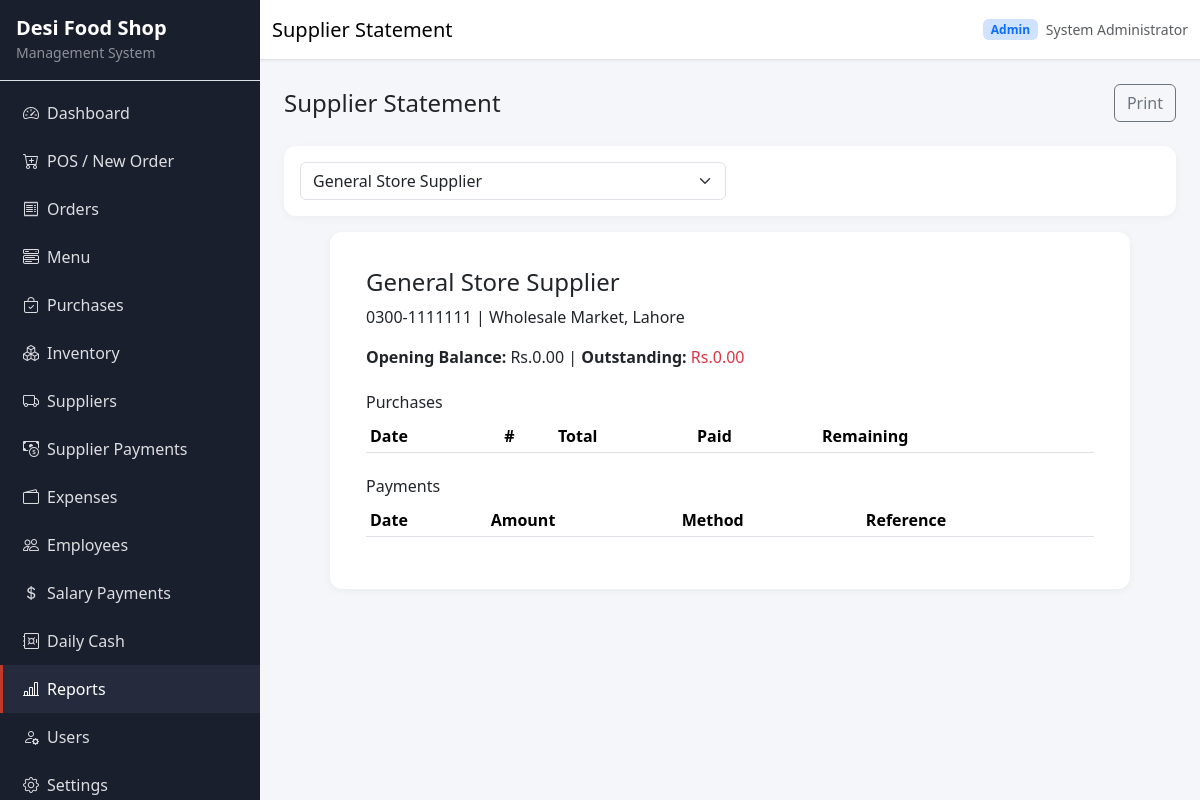
Page /reports/supplier_statement.php?supplier_id=1 (signed in) on the committed database.
### tables this page shows
CREATE TABLE users (
    id INT UNSIGNED AUTO_INCREMENT PRIMARY KEY,
    username VARCHAR(50) NOT NULL UNIQUE,
    password VARCHAR(255) NOT NULL,
    full_name VARCHAR(100) NOT NULL,
    role ENUM('admin', 'staff') NOT NULL DEFAULT 'staff',
    status ENUM('active', 'inactive') NOT NULL DEFAULT 'active',
    created_at TIMESTAMP DEFAULT CURRENT_TIMESTAMP,
    updated_at TIMESTAMP DEFAULT CURRENT_TIMESTAMP ON UPDATE CURRENT_TIMESTAMP,
    INDEX idx_users_role (role),
    INDEX idx_users_status (status)
);

CREATE TABLE suppliers (
    id INT UNSIGNED AUTO_INCREMENT PRIMARY KEY,
    name VARCHAR(150) NOT NULL,
    contact_person VARCHAR(100),
    phone VARCHAR(20),
    address TEXT,
    opening_balance DECIMAL(10,2) NOT NULL DEFAULT 0.00,
    status ENUM('active', 'inactive') NOT NULL DEFAULT 'active',
    created_at TIMESTAMP DEFAULT CURRENT_TIMESTAMP,
    updated_at TIMESTAMP DEFAULT CURRENT_TIMESTAMP ON UPDATE CURRENT_TIMESTAMP,
    INDEX idx_suppliers_status (status)
);

### includes/functions.php (called while the page is built, shortened)
<?php
require_once BASE_PATH . '/config/database.php';
function e(?string $value): string
{
    return htmlspecialchars((string) $value, ENT_QUOTES, 'UTF-8');
}
function asset(string $path): string
{
    return BASE_URL . '/assets/' . ltrim($path, '/');
}
function format_money(float|string $amount): string
{
    $symbol = get_setting('currency_symbol', 'Rs.');
    return $symbol . number_format((float) $amount, 2);
}
function get_setting(string $key, string $default = ''): string
{
    global $pdo;
    static $cache = [];
    if (isset($cache[$key])) {
        return $cache[$key];
    }
    $stmt = $pdo->prepare('SELECT setting_value FROM settings WHERE setting_key = ? LIMIT 1');
    $stmt->execute([$key]);
    $value = $stmt->fetchColumn();
    $cache[$key] = $value !== false ? (string) $value : $default;
    return $cache[$key];
}
function get_supplier_outstanding(int $supplierId): float
{
    global $pdo;
    $stmt = $pdo->prepare('SELECT opening_balance FROM suppliers WHERE id = ?');
    $stmt->execute([$supplierId]);
    $opening = (float) $stmt->fetchColumn();
    $stmt = $pdo->prepare('SELECT COALESCE(SUM(grand_total), 0) FROM purchases WHERE supplier_id = ?');
    $stmt->execute([$supplierId]);
    $purchases = (float) $stmt->fetchColumn();
    $stmt = $pdo->prepare('SELECT COALESCE(SUM(amount), 0) FROM supplier_payments WHERE supplier_id = ?');
    $stmt->execute([$supplierId]);
    $paid = (float) $stmt->fetchColumn();
    return $opening + $purchases - $paid;
}

### includes/auth.php (called while the page is built, shortened)
<?php
function current_user(): ?array
{
    global $pdo;
    static $user = null;
    if ($user === null) {
        $stmt = $pdo->prepare('SELECT id, username, full_name, role, status FROM users WHERE id = ? AND status = ? LIMIT 1');
        $stmt->execute([$_SESSION['user_id'], 'active']);
        $user = $stmt->fetch() ?: null;
    }
    return $user;
}

### includes/init.php (called while the page is built, shortened)
<?php
require_once dirname(__DIR__) . '/includes/functions.php';
require_once dirname(__DIR__) . '/includes/auth.php';
$user = current_user();
$shopName = get_setting('shop_name', APP_NAME);

### reports/supplier_statement.php (the view, shortened to what this page needs)
<?php
require_once dirname(__DIR__) . '/includes/init.php';
$pageTitle = 'Supplier Statement';
$suppliers = $pdo->query("SELECT id, name FROM suppliers WHERE status='active' ORDER BY name")->fetchAll();
$supplierId = (int) ($_GET['supplier_id'] ?? 0);
$supplier = null;
$outstanding = 0;
if ($supplierId > 0) {
    $stmt = $pdo->prepare('SELECT * FROM suppliers WHERE id = ?');
    $stmt->execute([$supplierId]);
    $supplier = $stmt->fetch();
    if ($supplier) {
        $outstanding = get_supplier_outstanding($supplierId);
    }
}
require BASE_PATH . '/includes/header.php';
?>
<div class="page-header">
    <h4 class="mb-0">Supplier Statement</h4>
    <?php if ($supplier): ?><button onclick="window.print()" class="btn btn-outline-secondary no-print">Print</button><?php endif; ?>
</div>
<div class="filter-bar no-print">
    <form method="get" class="row g-2">
        <div class="col-md-6">
            <select name="supplier_id" class="form-select" required onchange="this.form.submit()">
                <?php foreach ($suppliers as $s): ?>
                <option value="<?= (int)$s['id'] ?>" <?= $supplierId === (int)$s['id'] ? 'selected' : '' ?>><?= e($s['name']) ?></option>
                <?php endforeach; ?>
            </select>
        </div>
    </form>
</div>
<?php if ($supplier): ?>
<div class="card print-page">
    <div class="card-body">
        <h4><?= e($supplier['name']) ?></h4>
        <p><?= e($supplier['phone'] ?? '') ?> | <?= e($supplier['address'] ?? '') ?></p>
        <p><strong>Opening Balance:</strong> <?= format_money($supplier['opening_balance']) ?> |
        <strong>Outstanding:</strong> <span class="text-danger"><?= format_money($outstanding) ?></span></p>
        <h6 class="mt-4">Purchases</h6>
        <table class="table table-sm"><thead><tr><th>Date</th><th>#</th><th>Total</th><th>Paid</th><th>Remaining</th></tr></thead></table>
        <h6 class="mt-4">Payments</h6>
        <table class="table table-sm"><thead><tr><th>Date</th><th>Amount</th><th>Method</th><th>Reference</th></tr></thead></table>
    </div>
</div>
<?php endif; ?>
<?php require BASE_PATH . '/includes/footer.php'; ?>

### includes/header.php (shortened to what this page needs)
<!DOCTYPE html>
<html lang="en">
<head>
    <link href="https://cdn.jsdelivr.net/npm/bootstrap@5.3.3/dist/css/bootstrap.min.css" rel="stylesheet">
    <link href="https://cdn.jsdelivr.net/npm/bootstrap-icons@1.11.3/font/bootstrap-icons.min.css" rel="stylesheet">
    <link href="<?= asset('css/style.css') ?>" rel="stylesheet">
</head>
<body>
<div class="app-wrapper">
    <?php require BASE_PATH . '/includes/sidebar.php'; render_sidebar($activeMenu, $user); ?>
                <?php
                require_once BASE_PATH . '/includes/sidebar.php';
                ?>
    <div class="main-content">
        <nav class="top-navbar navbar navbar-expand-lg bg-white border-bottom sticky-top">
            <div class="container-fluid">
                <span class="navbar-brand mb-0 h1 fs-5"><?= e($pageTitle) ?></span>
                <div class="ms-auto d-flex align-items-center gap-2">
                    <span class="badge bg-primary-subtle text-primary"><?= e(ucfirst($user['role'])) ?></span>
                    <span class="text-muted small d-none d-sm-inline"><?= e($user['full_name']) ?></span>
                </div>
            </div>
        </nav>
        <main class="content-area p-3 p-md-4">

### assets/css/style.css (style rules this page uses)
:root { --sidebar-width: 260px; --primary-color: #c0392b; --primary-dark: #922b21; --sidebar-bg: #1a1f2e; --sidebar-hover: #252b3d; --body-bg: #f4f6f9; }
* { box-sizing: border-box; }
body { font-family: 'Segoe UI', system-ui, -apple-system, sans-serif; background: var(--body-bg); margin: 0; min-height: 100vh; }
.app-wrapper { display: flex; min-height: 100vh; }
.main-content { flex: 1; margin-left: 0; min-width: 0; }
@media (min-width: 992px) { .main-content { margin-left: var(--sidebar-width); } }
.top-navbar { min-height: 60px; box-shadow: 0 1px 3px rgba(0,0,0,0.06); }
.content-area { min-height: calc(100vh - 60px); }
.card { border: none; border-radius: 12px; box-shadow: 0 2px 8px rgba(0,0,0,0.05); }
.print-page { max-width: 800px; margin: 0 auto; padding: 20px; }
.page-header { display: flex; flex-wrap: wrap; align-items: center; justify-content: space-between; gap: 1rem; margin-bottom: 1.5rem; }
.filter-bar { background: #fff; padding: 1rem; border-radius: 12px; margin-bottom: 1rem; box-shadow: 0 2px 8px rgba(0,0,0,0.04); }

### rows in the picture
users: role "Admin", full_name "System Administrator"
suppliers: name "General Store Supplier", phone "0300-1111111", address "Wholesale Market, Lahore"

### other values in the picture
get_setting('shop_name') "Desi Food Shop"
$item['label'] "Dashboard"
$item['label'] "POS / New Order"
$item['label'] "Orders"
$item['label'] "Menu"
$item['label'] "Purchases"
$item['label'] "Inventory"
$item['label'] "Suppliers"
$item['label'] "Supplier Payments"
$item['label'] "Expenses"
$item['label'] "Employees"
$item['label'] "Salary Payments"
$item['label'] "Daily Cash"
$item['label'] "Reports"
$item['label'] "Users"
